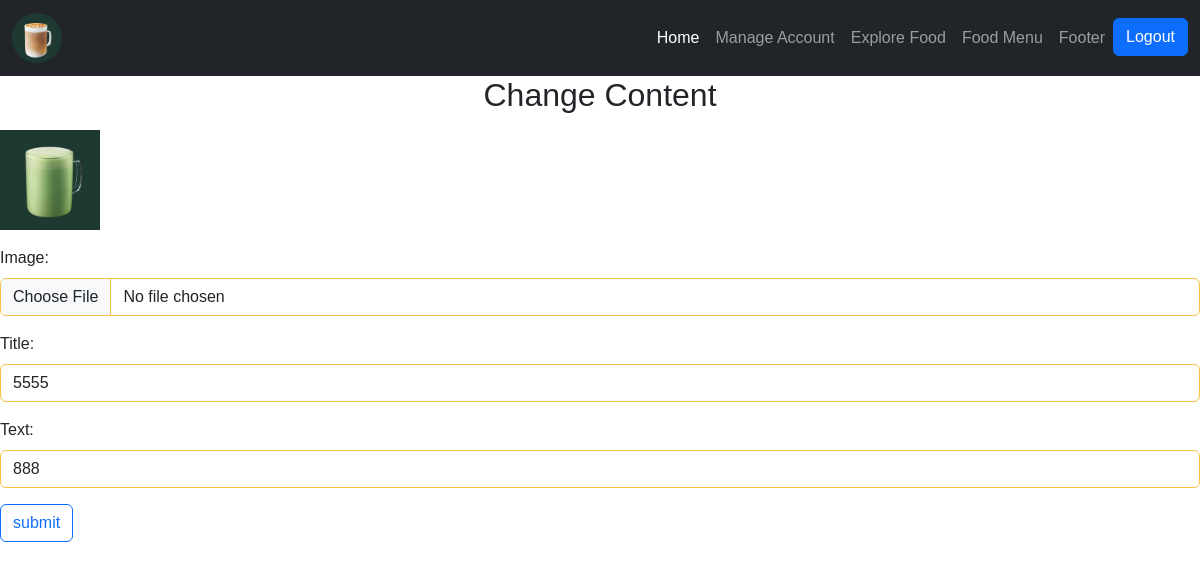
The app's page /admin.php?do=change_content&id=1&table=Explore (signed in) with its own data.
### tables this page shows
CREATE TABLE `explore` (
  `id` int(10) UNSIGNED NOT NULL,
  `img` text NOT NULL,
  `title` text NOT NULL,
  `text` text NOT NULL
);

### api/db.php (called while the page is built, shortened)
<?php
class DB
{
    protected $table;
    protected $dsn = "mysql:host=localhost;charset=utf8;dbname=project20240714";
    protected $pdo;
    public function __construct($table)
    {
        $this->table = $table;
        $this->pdo = new PDO($this->dsn, 'root', '');
    }
    public function find($arg)
    {
        $sql = "select * from `$this->table`";
        if (is_array($arg)) {
            $tmp = $this->a2s($arg);
            $sql .= " where " . join(" && ", $tmp);
        } else {
            $sql .= " where `id` ='$arg'";
        }
        return $this->pdo->query($sql)->fetch(PDO::FETCH_ASSOC);
    }
}
$Explore = new DB('explore');

### backend/change_content.php (the view, shortened to what this page needs)
<?php
$ex=$Explore->find($_GET['id']);
?>
<h2 class="text-center">Change Content</h2>
  <form action="./api/edit_all.php" method="post" enctype="multipart/form-data">
  <div style="width:100px;height:100px" class="mb-3 mt-3">
    <img src="./images/<?=$ex['img']?>" alt=""class="img-responsive">
  </div>
  <div class="mb-3">
    <label for="img" class="form-label">Image:</label>
    <input type="file" class="form-control" id="img" name="img">
  </div>
  <div class="mb-3">
    <label for="title" class="form-label">Title:</label>
    <input type="text" class="form-control" id="title" name="title" value="<?=$ex['title']?>">
  </div>
  <div class="mb-3">
    <label for="text" class="form-label">Text:</label>
    <input type="text" class="form-control" id="text" name="text" value="<?=$ex['text']?>">
  </div>
  <button type="submit" class="btn btn-outline-primary">submit</button>
</form>

### css/style.css (style rules this page uses)
* { margin:0 0; padding: 0 0; font-family: Arial, Helvetica, sans-serif; }
.img-responsive { width: 100%; }
.form-control { border: 1px solid #f8c146; }

### records on screen
explore: img (picture), title "5555", text "888"
